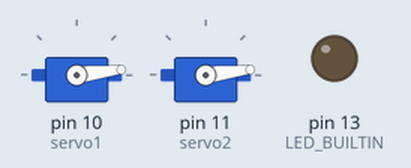
The sketch below on a simulated Arduino Uno, built with avr-gcc and run on an emulated ATmega328P. On the bench: 2 × servo, output pins drawn as LEDs (lit = HIGH).

Above: at 0.05 s.
At 0.45 s:
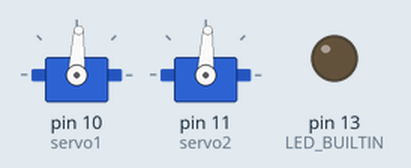
At 0.9 s:
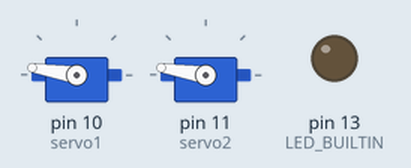
At 1.75 s:
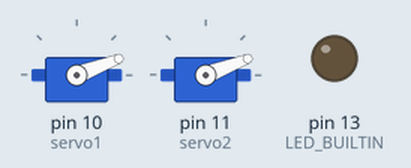
Timing chart, 0 to 4.3 s (numbered marks = the images above):
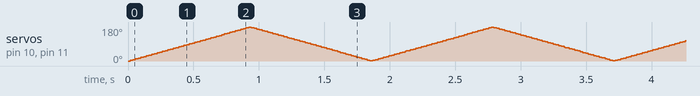

The sketch:

pantilt1.ino
```cpp
#include <Servo.h>

Servo servo1;
Servo servo2;

int i = 0;


// the loop function runs over and over again forever

void setup() {
   // initialize digital pin LED_BUILTIN as an output.
  pinMode(LED_BUILTIN, OUTPUT);
  servo1.attach(10);
  servo2.attach(11);

}

void loop() {

  for (i = 0; i < 180; i++) {
    servo1.write(i);
    servo2.write(i);
    delay(5);

  }

  for (i = 180; i > 0; i--) {
    servo1.write(i);
    servo2.write(i);
    delay(5);
  }

}
```
